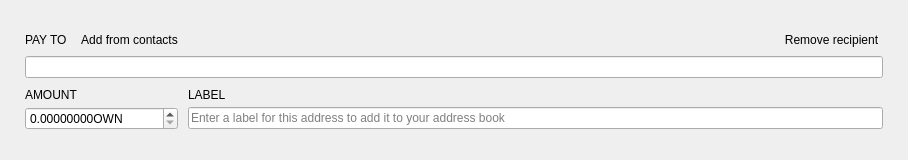
<?xml version="1.0" encoding="UTF-8"?>
<ui version="4.0">
 <class>TransferFrame</class>
 <widget class="QFrame" name="TransferFrame">
  <property name="geometry">
   <rect>
    <x>0</x>
    <y>0</y>
    <width>908</width>
    <height>160</height>
   </rect>
  </property>
  <property name="sizePolicy">
   <sizepolicy hsizetype="Preferred" vsizetype="Preferred">
    <horstretch>0</horstretch>
    <verstretch>150</verstretch>
   </sizepolicy>
  </property>
  <property name="minimumSize">
   <size>
    <width>0</width>
    <height>160</height>
   </size>
  </property>
  <property name="maximumSize">
   <size>
    <width>16777215</width>
    <height>160</height>
   </size>
  </property>
  <property name="windowTitle">
   <string>Frame</string>
  </property>
  <property name="styleSheet">
   <string notr="true"/>
  </property>
  <property name="frameShape">
   <enum>QFrame::NoFrame</enum>
  </property>
  <property name="frameShadow">
   <enum>QFrame::Plain</enum>
  </property>
  <layout class="QVBoxLayout" name="verticalLayout">
   <property name="spacing">
    <number>10</number>
   </property>
   <property name="leftMargin">
    <number>25</number>
   </property>
   <property name="rightMargin">
    <number>25</number>
   </property>
   <item>
    <spacer name="verticalSpacer_2">
     <property name="orientation">
      <enum>Qt::Vertical</enum>
     </property>
     <property name="sizeHint" stdset="0">
      <size>
       <width>20</width>
       <height>40</height>
      </size>
     </property>
    </spacer>
   </item>
   <item>
    <layout class="QGridLayout" name="gridLayout">
     <property name="verticalSpacing">
      <number>5</number>
     </property>
     <item row="0" column="0">
      <widget class="WalletGui::WalletNormalGrayTextLabel" name="m_payToTextLabel">
       <property name="sizePolicy">
        <sizepolicy hsizetype="Minimum" vsizetype="Minimum">
         <horstretch>0</horstretch>
         <verstretch>0</verstretch>
        </sizepolicy>
       </property>
       <property name="text">
        <string>PAY TO</string>
       </property>
       <property name="alignment">
        <set>Qt::AlignLeading|Qt::AlignLeft|Qt::AlignVCenter</set>
       </property>
       <property name="margin">
        <number>0</number>
       </property>
       <property name="indent">
        <number>0</number>
       </property>
      </widget>
     </item>
     <item row="0" column="1">
      <widget class="WalletGui::WalletTinyLinkLikeButton" name="m_addressBookButton">
       <property name="sizePolicy">
        <sizepolicy hsizetype="Preferred" vsizetype="Minimum">
         <horstretch>0</horstretch>
         <verstretch>0</verstretch>
        </sizepolicy>
       </property>
       <property name="cursor">
        <cursorShape>PointingHandCursor</cursorShape>
       </property>
       <property name="focusPolicy">
        <enum>Qt::NoFocus</enum>
       </property>
       <property name="layoutDirection">
        <enum>Qt::LeftToRight</enum>
       </property>
       <property name="text">
        <string>Add from contacts</string>
       </property>
       <property name="flat">
        <bool>true</bool>
       </property>
      </widget>
     </item>
     <item row="0" column="2">
      <spacer name="horizontalSpacer">
       <property name="orientation">
        <enum>Qt::Horizontal</enum>
       </property>
       <property name="sizeHint" stdset="0">
        <size>
         <width>318</width>
         <height>10</height>
        </size>
       </property>
      </spacer>
     </item>
     <item row="0" column="3" alignment="Qt::AlignBottom">
      <widget class="WalletGui::WalletTinyLinkLikeButton" name="m_removeButton">
       <property name="sizePolicy">
        <sizepolicy hsizetype="Preferred" vsizetype="Minimum">
         <horstretch>0</horstretch>
         <verstretch>0</verstretch>
        </sizepolicy>
       </property>
       <property name="cursor">
        <cursorShape>PointingHandCursor</cursorShape>
       </property>
       <property name="focusPolicy">
        <enum>Qt::NoFocus</enum>
       </property>
       <property name="text">
        <string>Remove recipient</string>
       </property>
       <property name="flat">
        <bool>true</bool>
       </property>
      </widget>
     </item>
     <item row="1" column="0" colspan="4">
      <widget class="WalletGui::ClearableLineEdit" name="m_sendAddressEdit">
       <property name="styleSheet">
        <string notr="true">[errorState=&quot;true&quot;] {
  border-color: #ef3131;
}</string>
       </property>
      </widget>
     </item>
    </layout>
   </item>
   <item>
    <layout class="QGridLayout" name="gridLayout_2">
     <property name="verticalSpacing">
      <number>5</number>
     </property>
     <item row="0" column="0">
      <widget class="WalletGui::WalletNormalGrayTextLabel" name="m_amountTextLabel">
       <property name="text">
        <string>AMOUNT</string>
       </property>
       <property name="alignment">
        <set>Qt::AlignBottom|Qt::AlignLeading|Qt::AlignLeft</set>
       </property>
       <property name="indent">
        <number>0</number>
       </property>
      </widget>
     </item>
     <item row="0" column="1">
      <widget class="WalletGui::WalletNormalGrayTextLabel" name="m_labelTextLabel">
       <property name="text">
        <string>LABEL</string>
       </property>
       <property name="alignment">
        <set>Qt::AlignBottom|Qt::AlignLeading|Qt::AlignLeft</set>
       </property>
       <property name="indent">
        <number>0</number>
       </property>
      </widget>
     </item>
     <item row="1" column="0">
      <widget class="QDoubleSpinBox" name="m_sendAmountSpin">
       <property name="focusPolicy">
        <enum>Qt::ClickFocus</enum>
       </property>
       <property name="layoutDirection">
        <enum>Qt::LeftToRight</enum>
       </property>
       <property name="styleSheet">
        <string notr="true">[errorState=&quot;true&quot;] {
  border-color: #ef3131;
}</string>
       </property>
       <property name="buttonSymbols">
        <enum>QAbstractSpinBox::UpDownArrows</enum>
       </property>
       <property name="suffix">
        <string notr="true">OWN</string>
       </property>
       <property name="decimals">
        <number>8</number>
       </property>
       <property name="maximum">
        <double>1000000000000.000000000000000</double>
       </property>
      </widget>
     </item>
     <item row="1" column="1">
      <widget class="WalletGui::ClearableLineEdit" name="m_sendLabelEdit">
       <property name="styleSheet">
        <string notr="true">[errorState=&quot;true&quot;] {
  border-color: #ef3131;
}</string>
       </property>
       <property name="placeholderText">
        <string>Enter a label for this address to add it to your address book</string>
       </property>
      </widget>
     </item>
    </layout>
   </item>
   <item>
    <spacer name="verticalSpacer">
     <property name="orientation">
      <enum>Qt::Vertical</enum>
     </property>
     <property name="sizeHint" stdset="0">
      <size>
       <width>20</width>
       <height>40</height>
      </size>
     </property>
    </spacer>
   </item>
  </layout>
 </widget>
 <customwidgets>
  <customwidget>
   <class>WalletGui::WalletNormalGrayTextLabel</class>
   <extends>QLabel</extends>
   <header>Gui/Common/WalletTextLabel.h</header>
  </customwidget>
  <customwidget>
   <class>WalletGui::WalletTinyLinkLikeButton</class>
   <extends>QPushButton</extends>
   <header>Gui/Common/WalletLinkLikeButton.h</header>
  </customwidget>
  <customwidget>
   <class>WalletGui::ClearableLineEdit</class>
   <extends>QLineEdit</extends>
   <header>Gui/Common/ClearableLineEdit.h</header>
  </customwidget>
 </customwidgets>
 <tabstops>
  <tabstop>m_sendAddressEdit</tabstop>
  <tabstop>m_sendAmountSpin</tabstop>
  <tabstop>m_sendLabelEdit</tabstop>
  <tabstop>m_addressBookButton</tabstop>
  <tabstop>m_removeButton</tabstop>
 </tabstops>
 <resources/>
 <connections>
  <connection>
   <sender>m_removeButton</sender>
   <signal>clicked()</signal>
   <receiver>TransferFrame</receiver>
   <slot>deleteLater()</slot>
   <hints>
    <hint type="sourcelabel">
     <x>797</x>
     <y>41</y>
    </hint>
    <hint type="destinationlabel">
     <x>445</x>
     <y>79</y>
    </hint>
   </hints>
  </connection>
  <connection>
   <sender>m_addressBookButton</sender>
   <signal>clicked()</signal>
   <receiver>TransferFrame</receiver>
   <slot>addressBookClicked()</slot>
   <hints>
    <hint type="sourcelabel">
     <x>136</x>
     <y>41</y>
    </hint>
    <hint type="destinationlabel">
     <x>445</x>
     <y>79</y>
    </hint>
   </hints>
  </connection>
  <connection>
   <sender>m_sendAddressEdit</sender>
   <signal>textChanged(QString)</signal>
   <receiver>TransferFrame</receiver>
   <slot>labelOrAddressChanged(QString)</slot>
   <hints>
    <hint type="sourcelabel">
     <x>445</x>
     <y>56</y>
    </hint>
    <hint type="destinationlabel">
     <x>445</x>
     <y>79</y>
    </hint>
   </hints>
  </connection>
  <connection>
   <sender>m_sendLabelEdit</sender>
   <signal>textChanged(QString)</signal>
   <receiver>TransferFrame</receiver>
   <slot>labelOrAddressChanged(QString)</slot>
   <hints>
    <hint type="sourcelabel">
     <x>582</x>
     <y>128</y>
    </hint>
    <hint type="destinationlabel">
     <x>445</x>
     <y>79</y>
    </hint>
   </hints>
  </connection>
  <connection>
   <sender>m_sendAmountSpin</sender>
   <signal>valueChanged(QString)</signal>
   <receiver>TransferFrame</receiver>
   <slot>amountStringChanged(QString)</slot>
   <hints>
    <hint type="sourcelabel">
     <x>124</x>
     <y>124</y>
    </hint>
    <hint type="destinationlabel">
     <x>453</x>
     <y>79</y>
    </hint>
   </hints>
  </connection>
  <connection>
   <sender>m_sendAddressEdit</sender>
   <signal>textChanged(QString)</signal>
   <receiver>TransferFrame</receiver>
   <slot>addressChanged(QString)</slot>
   <hints>
    <hint type="sourcelabel">
     <x>453</x>
     <y>69</y>
    </hint>
    <hint type="destinationlabel">
     <x>453</x>
     <y>79</y>
    </hint>
   </hints>
  </connection>
 </connections>
 <slots>
  <slot>addressBookClicked()</slot>
  <slot>pasteClicked()</slot>
  <slot>labelOrAddressChanged(QString)</slot>
  <slot>addressChanged(QString)</slot>
  <slot>amountStringChanged(QString)</slot>
 </slots>
</ui>
